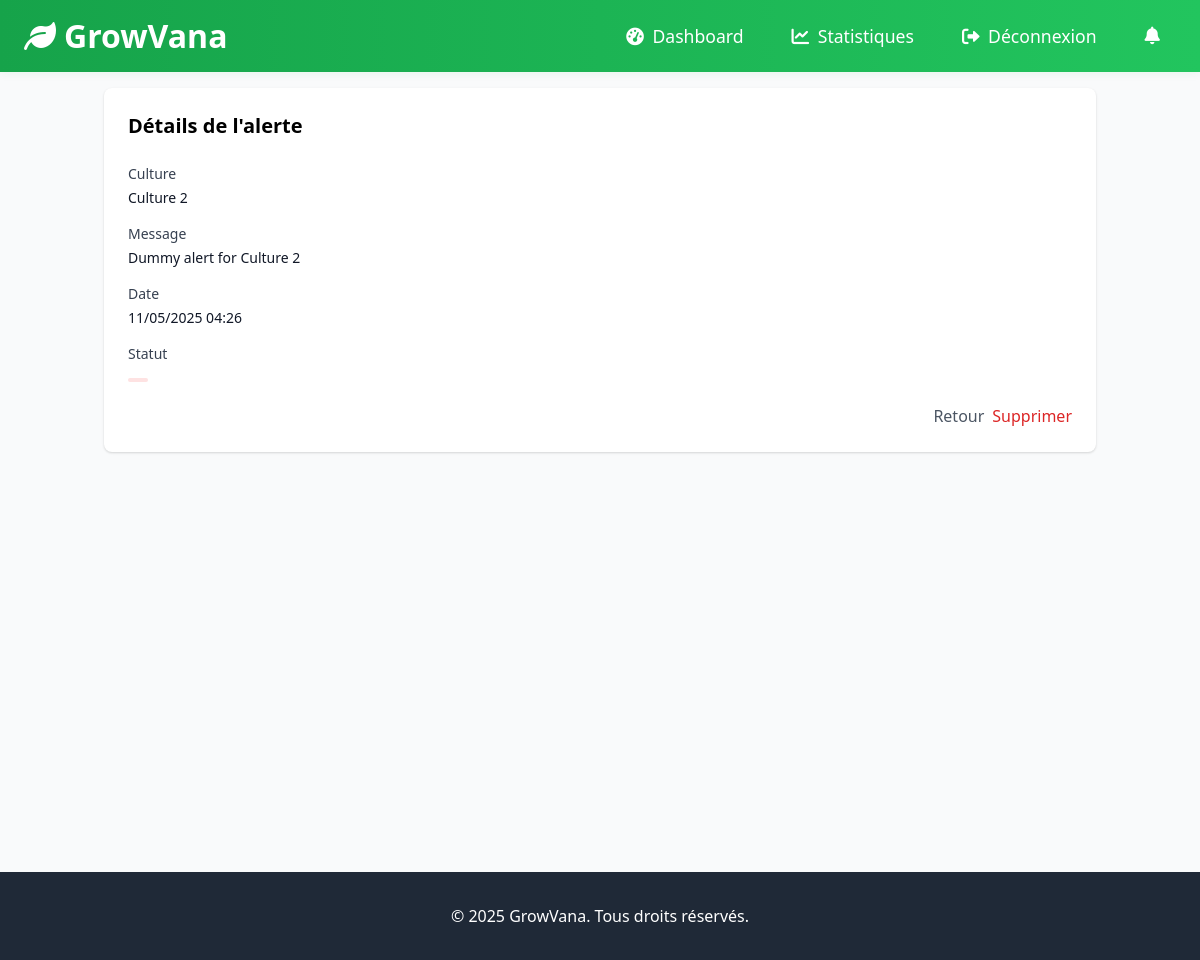
Screenshot of /dashboard/notifications/6/ (signed in) with the database file from the repository.
### notification/models.py (models this page shows, shortened)
class Alert(models.Model):
    culture = models.ForeignKey(Culture, on_delete=models.CASCADE)
    timestamp = models.DateTimeField(auto_now_add=True)
    message = models.TextField()
    is_resolved = models.BooleanField(default=False)

### culture/models.py (models this page shows, shortened)
class Culture(models.Model):
    user = models.ForeignKey(settings.AUTH_USER_MODEL, on_delete=models.CASCADE, related_name='cultures', null=True, blank=True)
    name = models.CharField(max_length=100)
    description = models.TextField(blank=True)
    created_at = models.DateTimeField(auto_now_add=True)

### dashboard/views.py (the view)
# urls.py: path('notifications/<int:alert_id>/', views.notifications_detail, name='notifications_detail'),
@login_required
def notifications_detail(request, alert_id):
    alert = get_object_or_404(Alert, id=alert_id)
    context = {
        'alert': alert,
        'active_tab': 'notifications'
    }
    return render(request, 'dashboard/notifications_detail.html', context)

### dashboard/templates/dashboard/notifications_detail.html (shortened to what this page needs)
{% extends 'dashboard/base.html' %}
{% block dashboard_content %}
    <div class="bg-white rounded-lg shadow p-6">
        <h2 class="text-xl font-semibold mb-6">Détails de l'alerte</h2>
        <div class="space-y-4">
            <div>
                <label class="block text-sm font-medium text-gray-700">Culture</label>
                <p class="mt-1 text-sm text-gray-900">{{ alert.culture.name }}</p>
            </div>
            <div>
                <label class="block text-sm font-medium text-gray-700">Message</label>
                <p class="mt-1 text-sm text-gray-900">{{ alert.message }}</p>
            </div>
            <div>
                <label class="block text-sm font-medium text-gray-700">Date</label>
                <p class="mt-1 text-sm text-gray-900">{{ alert.timestamp|date:"d/m/Y H:i" }}</p>
            </div>
            <div>
                <label class="block text-sm font-medium text-gray-700">Statut</label>
                <span class="mt-1 inline-flex items-center px-2.5 py-0.5 rounded-full text-xs font-medium {% if alert.is_resolved %}bg-green-100 text-green-800{% else %}bg-red-100 text-red-800{% endif %}">
                </span>
            </div>
            <div class="flex justify-end space-x-2">
                <a href="{% url 'dashboard:notifications' %}" class="text-gray-600 hover:text-gray-900">
                    Retour
                </a>
                <form method="post" action="{% url 'dashboard:notifications_delete' alert.id %}" class="inline">
                    <button type="submit" class="text-red-600 hover:text-red-900">
                        Supprimer
                    </button>
                </form>
            </div>
        </div>
    </div>
{% endblock %}

### static/css/styles.css (style rules this page uses)
button[type="submit"] { transition: background 0.2s, box-shadow 0.2s, transform 0.1s; }

### rows the page displays
Alert: culture.name "Culture 2", message "Dummy alert for Culture 2", timestamp "11/05/2025 04:26"
